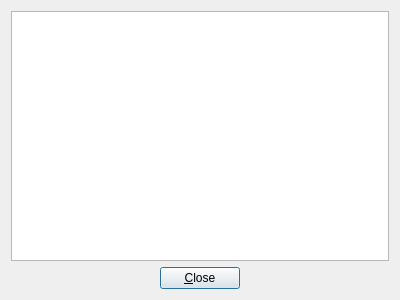
<?xml version="1.0" encoding="UTF-8"?>
<ui version="4.0">
 <class>dialogInfoBox</class>
 <widget class="QDialog" name="dialogInfoBox">
  <property name="windowModality">
   <enum>Qt::ApplicationModal</enum>
  </property>
  <property name="geometry">
   <rect>
    <x>0</x>
    <y>0</y>
    <width>400</width>
    <height>300</height>
   </rect>
  </property>
  <property name="windowTitle">
   <string notr="true">TrueOS</string>
  </property>
  <layout class="QGridLayout" name="gridLayout">
   <item row="0" column="0">
    <widget class="QTextEdit" name="textDisplay">
     <property name="undoRedoEnabled">
      <bool>false</bool>
     </property>
     <property name="readOnly">
      <bool>true</bool>
     </property>
    </widget>
   </item>
   <item row="1" column="0">
    <layout class="QHBoxLayout" name="horizontalLayout">
     <item>
      <spacer name="horizontalSpacer">
       <property name="orientation">
        <enum>Qt::Horizontal</enum>
       </property>
       <property name="sizeHint" stdset="0">
        <size>
         <width>98</width>
         <height>20</height>
        </size>
       </property>
      </spacer>
     </item>
     <item>
      <widget class="QPushButton" name="pushClose">
       <property name="text">
        <string>&amp;Close</string>
       </property>
      </widget>
     </item>
     <item>
      <spacer name="horizontalSpacer_2">
       <property name="orientation">
        <enum>Qt::Horizontal</enum>
       </property>
       <property name="sizeHint" stdset="0">
        <size>
         <width>138</width>
         <height>20</height>
        </size>
       </property>
      </spacer>
     </item>
    </layout>
   </item>
  </layout>
 </widget>
 <resources/>
 <connections/>
</ui>
